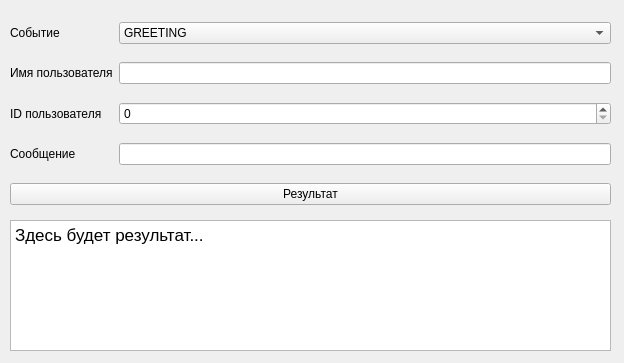
<?xml version="1.0" encoding="UTF-8"?>
<ui version="4.0">
 <class>Form</class>
 <widget class="QWidget" name="Form">
  <property name="geometry">
   <rect>
    <x>0</x>
    <y>0</y>
    <width>624</width>
    <height>363</height>
   </rect>
  </property>
  <property name="minimumSize">
   <size>
    <width>624</width>
    <height>363</height>
   </size>
  </property>
  <property name="maximumSize">
   <size>
    <width>624</width>
    <height>363</height>
   </size>
  </property>
  <property name="windowTitle">
   <string>Лаба 8</string>
  </property>
  <widget class="QWidget" name="gridLayoutWidget">
   <property name="geometry">
    <rect>
     <x>10</x>
     <y>10</y>
     <width>601</width>
     <height>211</height>
    </rect>
   </property>
   <layout class="QGridLayout" name="mainGrid">
    <item row="1" column="1">
     <widget class="QLineEdit" name="usernameBox"/>
    </item>
    <item row="2" column="0">
     <widget class="QLabel" name="IDLabel">
      <property name="text">
       <string>ID пользователя</string>
      </property>
     </widget>
    </item>
    <item row="1" column="0">
     <widget class="QLabel" name="usernameLabel">
      <property name="text">
       <string>Имя пользователя</string>
      </property>
     </widget>
    </item>
    <item row="3" column="0">
     <widget class="QLabel" name="messageLabel">
      <property name="text">
       <string>Сообщение</string>
      </property>
     </widget>
    </item>
    <item row="0" column="0">
     <widget class="QLabel" name="eventLabel">
      <property name="text">
       <string>Событие</string>
      </property>
     </widget>
    </item>
    <item row="3" column="1">
     <widget class="QLineEdit" name="messageBox"/>
    </item>
    <item row="2" column="1">
     <widget class="QSpinBox" name="IDBox">
      <property name="maximum">
       <number>999999999</number>
      </property>
     </widget>
    </item>
    <item row="0" column="1">
     <widget class="QComboBox" name="eventBox">
      <item>
       <property name="text">
        <string>GREETING</string>
       </property>
      </item>
      <item>
       <property name="text">
        <string>NOTIFY</string>
       </property>
      </item>
      <item>
       <property name="text">
        <string>DENIAL</string>
       </property>
      </item>
     </widget>
    </item>
    <item row="4" column="0" colspan="2">
     <widget class="QPushButton" name="resultButton">
      <property name="text">
       <string>Результат</string>
      </property>
     </widget>
    </item>
   </layout>
  </widget>
  <widget class="QTextEdit" name="resultBox">
   <property name="geometry">
    <rect>
     <x>10</x>
     <y>220</y>
     <width>601</width>
     <height>131</height>
    </rect>
   </property>
   <property name="minimumSize">
    <size>
     <width>601</width>
     <height>131</height>
    </size>
   </property>
   <property name="maximumSize">
    <size>
     <width>601</width>
     <height>131</height>
    </size>
   </property>
   <property name="readOnly">
    <bool>true</bool>
   </property>
   <property name="html">
    <string>&lt;!DOCTYPE HTML PUBLIC &quot;-//W3C//DTD HTML 4.0//EN&quot; &quot;http://www.w3.org/TR/REC-html40/strict.dtd&quot;&gt;
&lt;html&gt;&lt;head&gt;&lt;meta name=&quot;qrichtext&quot; content=&quot;1&quot; /&gt;&lt;meta charset=&quot;utf-8&quot; /&gt;&lt;style type=&quot;text/css&quot;&gt;
p, li { white-space: pre-wrap; }
hr { height: 1px; border-width: 0; }
li.unchecked::marker { content: &quot;\2610&quot;; }
li.checked::marker { content: &quot;\2612&quot;; }
&lt;/style&gt;&lt;/head&gt;&lt;body style=&quot; font-family:'.AppleSystemUIFont'; font-size:13pt; font-weight:400; font-style:normal;&quot;&gt;
&lt;p style=&quot; margin-top:0px; margin-bottom:0px; margin-left:0px; margin-right:0px; -qt-block-indent:0; text-indent:0px;&quot;&gt;Здесь будет результат...&lt;/p&gt;&lt;/body&gt;&lt;/html&gt;</string>
   </property>
  </widget>
 </widget>
 <resources/>
 <connections/>
</ui>
